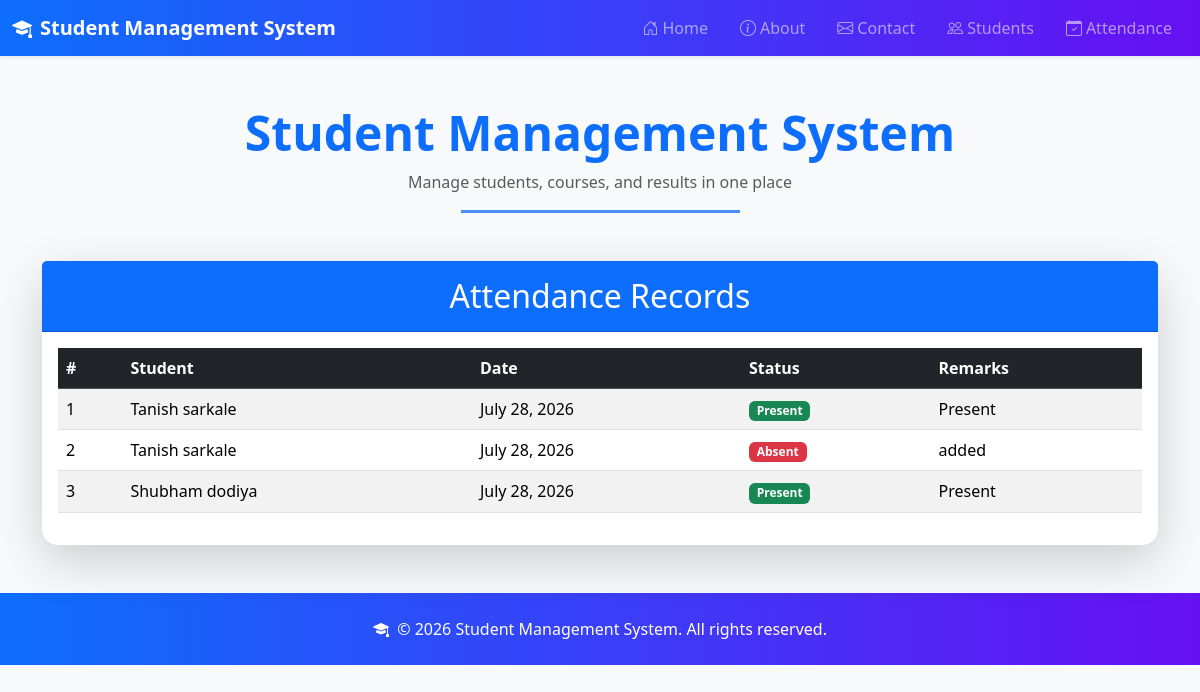
Before: /attendance/ with the older database file.
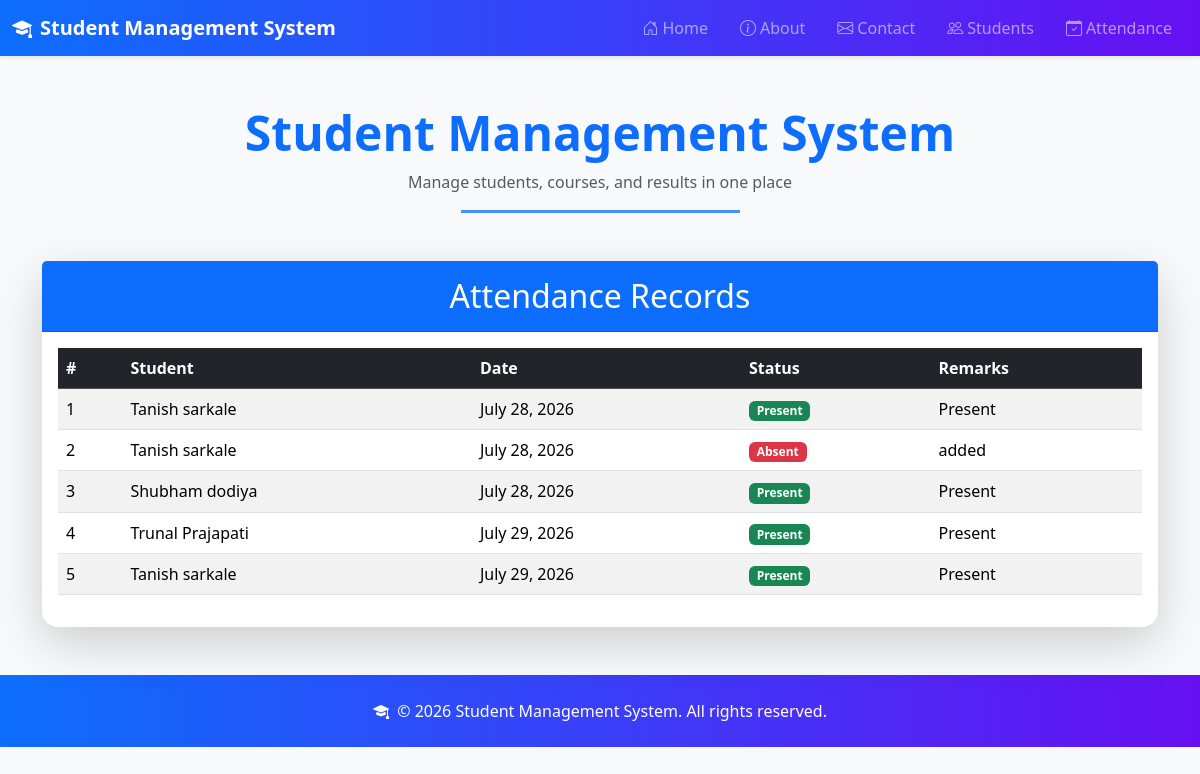
After: the same page with the newer database file.
### student/models.py (models this page shows, shortened)
class Attendance(models.Model):
    STATUS_CHOICES = [
        ('Present', 'Present'),
        ('Absent', 'Absent'),
        ('Late', 'Late'),
    ]
    student = models.ForeignKey(
        'Student',
        on_delete=models.CASCADE
    )
    date = models.DateField()
    status = models.CharField(
        max_length=10,
        choices=STATUS_CHOICES
    )
    remarks = models.CharField(
        max_length=100,
        blank=True,
        null=True
    )

class Student(models.Model):
    name = models.CharField(max_length=100)
    email = models.EmailField()
    mobile = models.CharField(max_length=15)

### student/views.py (the view)
# urls.py: path('attendance/', views.attendance_list, name='attendance_list'),
def attendance_list(request):
    attendance_records = Attendance.objects.all()
    return render(request, 'student_crud/attendencelist.html', {'attendance_records': attendance_records})

### student/Template/student_crud/attendencelist.html (shortened to what this page needs)
{% extends 'base.html' %}
{% block content %}
<div class="card shadow-lg border-0 rounded-4">
    <div class="card-header bg-primary text-white text-center py-3">
        <h2 class="mb-0">Attendance Records</h2>
    </div>
    <div class="card-body">
        {% if attendance_records %}
            <table class="table table-striped table-hover">
                <thead class="table-dark">
                    <tr>
                        <th>#</th>
                        <th>Student</th>
                        <th>Date</th>
                        <th>Status</th>
                        <th>Remarks</th>
                    </tr>
                </thead>
                <tbody>
                    {% for record in attendance_records %}
                        <tr>
                            <td>{{ forloop.counter }}</td>
                            <td>{{ record.student.name }}</td>
                            <td>{{ record.date }}</td>
                            <td>
                                {% if record.status == 'Present' %}
                                    <span class="badge bg-success">Present</span>
                                {% elif record.status == 'Absent' %}
                                    <span class="badge bg-danger">Absent</span>
                                {% else %}
                                    <span class="badge bg-warning text-dark">Late</span>
                                {% endif %}
                            </td>
                            <td>{{ record.remarks|default:'-' }}</td>
                        </tr>
                    {% endfor %}
                </tbody>
            </table>
        {% else %}
            <div class="alert alert-info">No attendance records found.</div>
        {% endif %}
    </div>
</div>
{% endblock %}

Changed rows visible on the page:
added Attendance: student.name "Trunal Prajapati", date "July 29, 2026", status "Present", remarks "Present"
added Attendance: student.name "Tanish sarkale", date "July 29, 2026", status "Present", remarks "Present"
